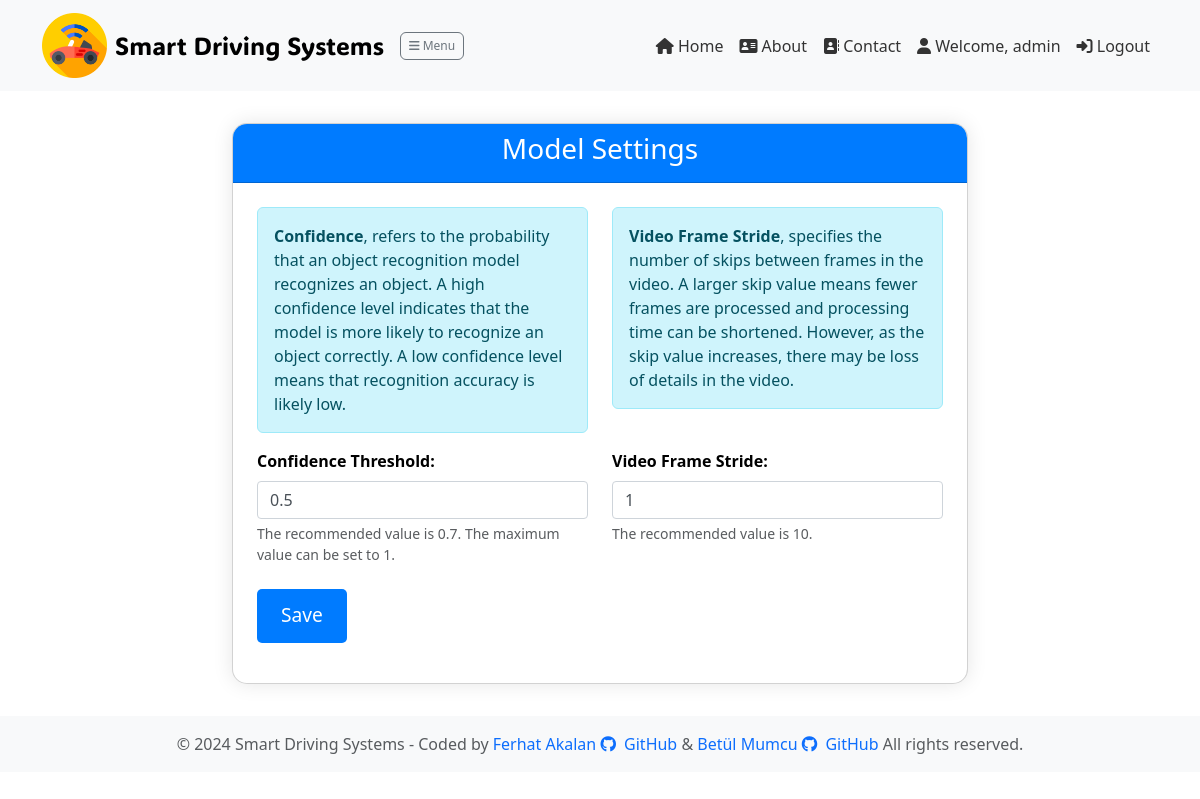
Before: /account/settings/ (signed in) with the older database file.
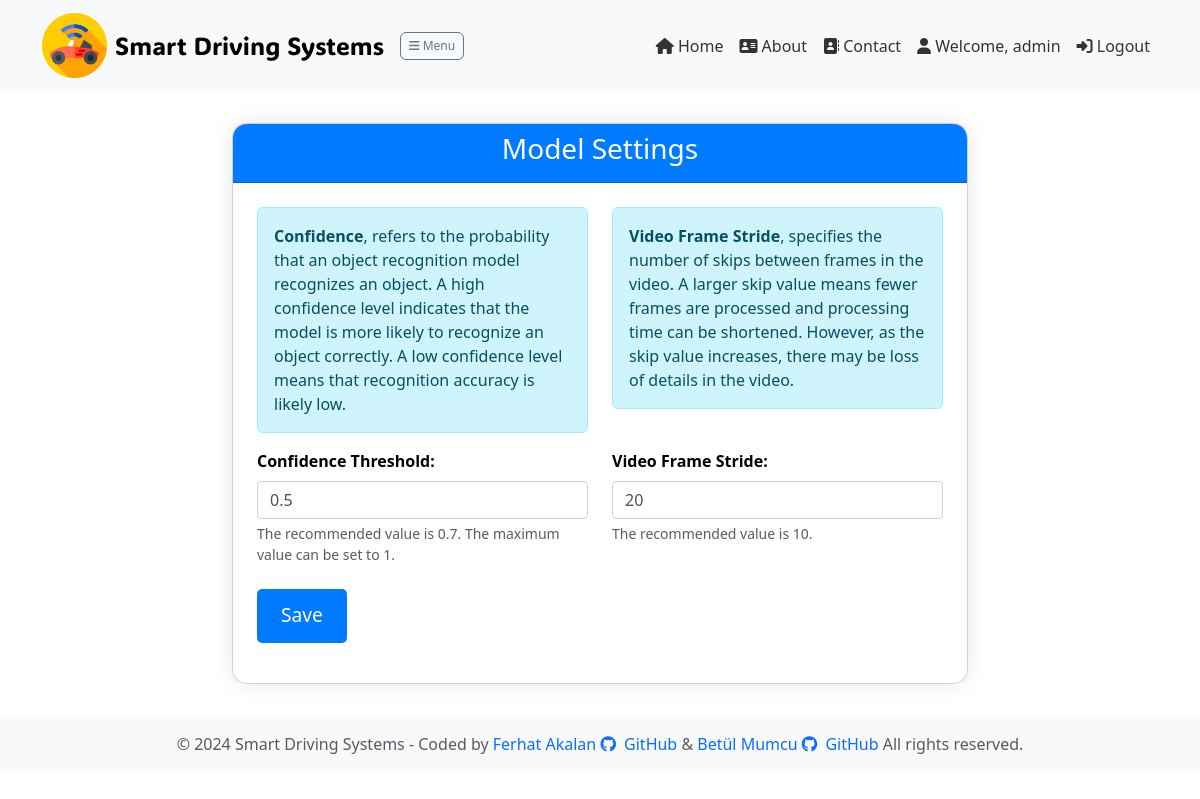
After: the same page with the newer database file.
### account/models.py (models this page shows, shortened)
class UserSettings(models.Model):
    user = models.OneToOneField(User, on_delete=models.CASCADE)
    vid_stride = models.IntegerField(default=1)
    confidence = models.FloatField(default=0.5)

### account/views.py (the view)
# urls.py: path('settings/', views.settings, name='settings'),
@login_required
def settings(request):
    if request.method == 'POST':
        form = UserSettingsForm(request.POST, instance=request.user.usersettings)
        if form.is_valid():
            form.clean()
            form.save()
            return JsonResponse({'success': True})
        else:
            return JsonResponse({'success': False, 'errors': form.errors}, status=400)
    else:
        form = UserSettingsForm(instance=request.user.usersettings)
    return render(request, 'account/settings.html', {'form': form})

### account/forms.py (shortened to what this page needs)
class UserSettingsForm(forms.ModelForm):
    class Meta:
        model = UserSettings
        fields = ['vid_stride', 'confidence']

### account/templates/account/settings.html (shortened to what this page needs)
{% extends 'layout.html' %}
{% load static %}
{% block content %}
<head>
    <link href="{% static 'css/bootstrap.min.css' %}" rel="stylesheet">
</head>
<body>
    <div class="container mt-3">
        <div class="row justify-content-center">
            <div class="col-lg-8">
                <div class="card">
                    <div class="card-header">
                        <h3 class="card-title">Model Settings</h3>
                    </div>
                    <div class="card-body">
                        <form id="settings-form" method="POST" novalidate>
                            <div class="row">
                                <div class="col-md-6">
                                    <div class="alert alert-info" role="alert">
                                    <p class="card-text"><strong>Confidence</strong>, refers to the probability that an object recognition model recognizes an object. A high confidence level indicates that the model is more likely to recognize an object correctly. A low confidence level means that recognition accuracy is likely low.
                                    </div></div>
                                <div class="col-md-6">
                                    <div class="alert alert-info" role="alert">
                                    <p class="card-text"><strong>Video Frame Stride</strong>, specifies the number of skips between frames in the video. A larger skip value means fewer frames are processed and processing time can be shortened. However, as the skip value increases, there may be loss of details in the video.</p>
                                </div></div>
                            </div>
                            <div class="row">
                                <div class="col-md-6">
                                    <div class="form-group">
                                        <label for="confidence" class="form-label">Confidence Threshold:</label>
                                        <input type="number" id="confidence" name="confidence" class="form-control {% if form.errors.confidence %}is-invalid{% endif %}" min="0" max="1" step="0.01" value="{{ form.instance.confidence }}" required>
                                        <div class="form-text">The recommended value is 0.7. The maximum value can be set to 1.</div>
                                    </div>
                                </div>
                                <div class="col-md-6">
                                    <div class="form-group">
                                        <label for="vid-stride" class="form-label">Video Frame Stride:</label>
                                        <input type="number" id="vid_stride" name="vid_stride" class="form-control {% if form.errors.vid_stride %}is-invalid{% endif %}" value="{{ form.instance.vid_stride }}" required>
                                        <div class="form-text">The recommended value is 10. </div>
                                    </div>
                                </div>
                            </div>
                            <button type="submit" id="save-btn" class="btn btn-primary mb-3">Save</button>
                        </form>
                    </div>
                </div>
            </div>
        </div>
    </div>
</body>
</html>
{% endblock %}

Changed rows visible on the page:
changed UserSettings: vid_stride "1" → "20"
